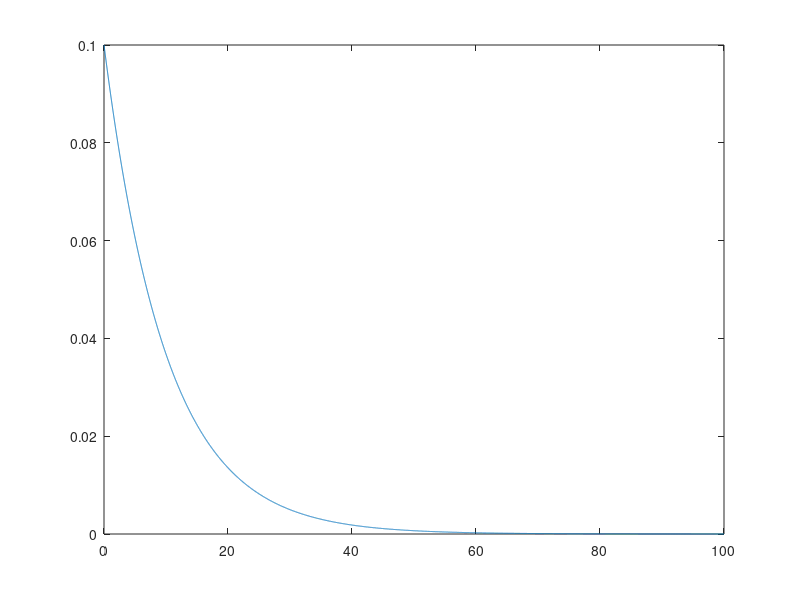

Source code (MATLAB): (Note: this script raises an error after producing the figure.)
% Exercise 3.2
% Simulation of the distribution of the mean of the exponential distribution 
M = 1000;
nV = 2.^[2:15]';
tau = 10;

tV = linspace(0,100,10000)';
figure(1)
clf
plot(tV,exppdf(tV,tau))

nn = length(nV);
fprintf('\t n \t average of sample mean \n') 
for i=1:nn
    figure(i+1)
    clf
    n = nV(i);
    mxV = simmeanexponential(tau,n,M,1);
    fprintf('\t %d \t %2.4f \n',n,mean(mxV))
    pause;
end